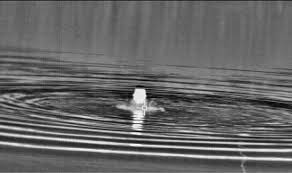
#> input picture images/lake.jpg, 292 x 173 px
$ python main.py   (older library calls are emulated)
#> lines starting #> are read from the running program, lines starting #| are printed output that depends on the picture
### process.py
import cv2

def process_infrared_image(image_path, processing_steps, background_image=None):
    """
    Processes an infrared image using a custom sequence of steps.

    Parameters:
    - image_path (str): Path to the infrared image.
    - processing_steps (list): A list of functions to apply sequentially to the image.
    - background_image (numpy.ndarray, optional): Optional background image for subtraction.

    Returns:
    - numpy.ndarray: Processed image after applying all steps.
    """
#> called with image_path = './images/lake.jpg'
    # Load the image
    image = cv2.imread(image_path, cv2.IMREAD_GRAYSCALE)
#> image is the input picture: shape (173, 292); min 0, max 255, mean 102
    if image is None:
        raise FileNotFoundError(f"Image at {image_path} could not be loaded.")

    # Apply each step sequentially
    for step in processing_steps:
        if callable(step):
            image = step(image)
        else:
            raise ValueError(f"Step {step} is not callable.")
#> this loop made 5 passes
#> pass 1, in fsr_upscale, `upscaled = cv2.resize(image, None, fx=scale, fy=scale, interpolation=c..`:
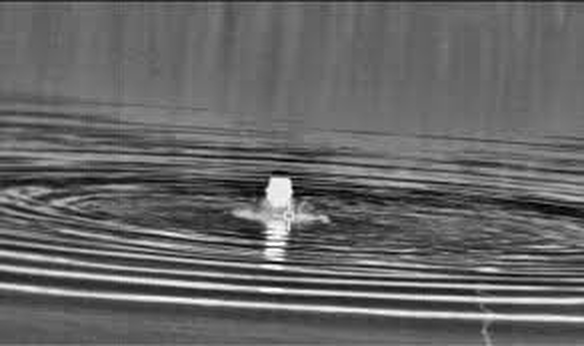
#> upscaled: shape (346, 584); min 0, max 255, mean 102
#> pass 1, in fsr_upscale, `detail = upscaled_f - lowpass`:
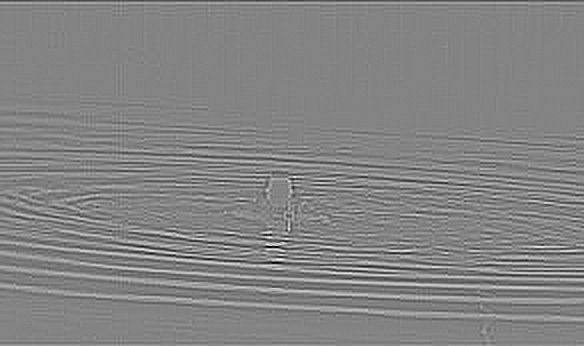
#> detail: shape (346, 584) float32; min -25.06, max 23.38, mean 0; drawn with min black and max white
#> after the loop:
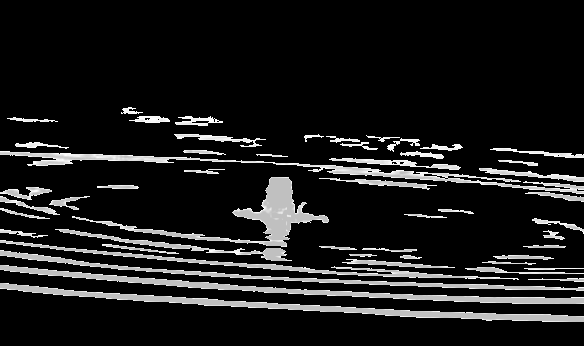
#> image: shape (346, 584); min 0, max 255, mean 27.3

    return image

### functions.py
import cv2
import numpy as np

# Utility Functions
def normalize_image(image):
    """Normalizes an infrared image to the range 0-255 for display."""
    normalized = cv2.normalize(image, None, 0, 1, cv2.NORM_MINMAX, dtype=cv2.CV_32F)
    rescaled = (normalized * 255).astype(np.uint8)
    return rescaled

def invert_brightness_weight(image, intensity_threshold=10, smoothing_factor=1):
    """Suppress bright pixels and amplify dim ones via compressive weighting."""
    image = image.astype(np.float32)
    filtered_image = np.where(
        image > intensity_threshold,
        image / ((image + smoothing_factor)**2),
        0
    )
    filtered_image = cv2.normalize(filtered_image, None, 0, 255, cv2.NORM_MINMAX).astype(np.uint8)
    return filtered_image

def clean_artifacts(image, min_area=50, fill_holes=True):
    """
    Remove noise artifacts and fill gaps using connected component analysis.

    Unlike morphological filtering, this preserves original pixel values in the
    subject by operating on a binary mask rather than the grayscale data directly.

    Parameters:
    - min_area: components smaller than this (in pixels) are treated as noise
    - fill_holes: if True, fills interior holes in the largest components
    """
    _, binary = cv2.threshold(image, 0, 255, cv2.THRESH_BINARY + cv2.THRESH_OTSU)

    num_labels, labels, stats, _ = cv2.connectedComponentsWithStats(binary, connectivity=8)

    mask = np.zeros_like(binary)
    for i in range(1, num_labels):
        if stats[i, cv2.CC_STAT_AREA] >= min_area:
            mask[labels == i] = 255

    if fill_holes:
        contours, _ = cv2.findContours(mask, cv2.RETR_EXTERNAL, cv2.CHAIN_APPROX_SIMPLE)
        cv2.drawContours(mask, contours, -1, 255, thickness=cv2.FILLED)

    result = cv2.bitwise_and(image, mask)
    return result

def threshold_brightness(image, threshold=155, dim_factor=0.5, boost_factor=1.25):
    """
    Separate bright subjects from dark background by pushing them apart.

    Pixels below the threshold are dimmed, pixels above are boosted.
    The result is normalized back to 0-255.

    Parameters:
    - threshold: intensity cutoff (0-255)
    - dim_factor: multiplier for pixels below threshold (< 1.0 darkens)
    - boost_factor: multiplier for pixels above threshold (> 1.0 brightens)
    """
    img = image.astype(np.float32)
    result = np.where(img < threshold, img * dim_factor, img * boost_factor)
    return np.clip(result, 0, 255).astype(np.uint8)

def fsr_upscale(image, scale=1, sharpness=0.8, noise_sensitivity=40.0):
    """
    FSR 1.0-inspired spatial upscaling with contrast-adaptive sharpening.

    EASU pass: Lanczos interpolation preserves edges better than bilinear/bicubic.
    RCAS pass: sharpens detail while suppressing amplification in noisy/flat regions
    by weighting the unsharp mask inversely with local standard deviation.

    Parameters:
    - scale: upscale factor (e.g. 2 = double resolution)
    - sharpness: strength of the RCAS sharpening pass (0.0-2.0)
    - noise_sensitivity: higher values reduce sharpening in noisy regions
    """
    upscaled = cv2.resize(image, None, fx=scale, fy=scale,
                          interpolation=cv2.INTER_LANCZOS4)

    img_min, img_max = int(upscaled.min()), int(upscaled.max())
    if img_min == img_max:
        return upscaled
    if img_max - img_min < 128:
        upscaled = cv2.normalize(upscaled, None, 0, 255, cv2.NORM_MINMAX, dtype=cv2.CV_8U)

    upscaled_f = upscaled.astype(np.float32)
    lowpass = cv2.GaussianBlur(upscaled_f, (3, 3), 0)
    detail = upscaled_f - lowpass

    local_variance = cv2.GaussianBlur(detail ** 2, (7, 7), 0)
    local_std = np.sqrt(np.maximum(local_variance, 0))
    weight = sharpness / (1.0 + local_std / noise_sensitivity)

    sharpened = np.clip(upscaled_f + detail * weight, 0, 255)
    return sharpened.astype(np.uint8)

### steps.py


# Step Functions
from functions import clean_artifacts, fsr_upscale, invert_brightness_weight, normalize_image, threshold_brightness


def step_normalize(image):
    """Normalize the image to 0-255."""
    return normalize_image(image)


def step_invert_brightness_weight(image, intensity_threshold=155, smoothing_factor=1):
    """Suppress bright pixels and amplify dim ones via compressive weighting."""
    return invert_brightness_weight(image, intensity_threshold=intensity_threshold, smoothing_factor=smoothing_factor)

def step_clean_artifacts(image, min_area=50, fill_holes=True):
    """Remove noise dots and fill gaps in subject silhouettes."""
    return clean_artifacts(image, min_area=min_area, fill_holes=fill_holes)

def step_threshold_brightness(image, threshold=128, dim_factor=0.5, boost_factor=1.5):
    """Dim pixels below threshold and boost pixels above it."""
    return threshold_brightness(image, threshold=threshold, dim_factor=dim_factor, boost_factor=boost_factor)

def step_fsr_upscale(image, scale=2, sharpness=0.8, noise_sensitivity=25.0):
    """Upscale and sharpen using FSR 1.0-inspired spatial upscaling."""
    return fsr_upscale(image, scale=scale, sharpness=sharpness, noise_sensitivity=noise_sensitivity)

### main.py
import cv2
from process import process_infrared_image
from steps import step_clean_artifacts, step_fsr_upscale, step_invert_brightness_weight, step_normalize, step_threshold_brightness


if __name__ == "__main__":
    # Provide the path to your infrared image
    image_path = "./images/lake.jpg"

    # Define the custom steps
    custom_steps = [
        # upscale the image using FSR (this is kludgey but it works)
        step_fsr_upscale,
        # normalize the image to 0-255 (makes it a bit easier to calculate the threshold and brightness)
        step_normalize,
        # make the bright subjects brighter and the dark background darker to separate them.
        # Basically, since we don't have distance data for the inverse square law
        # we need to use a threshold to separate the subjects from the background.
        # (optional as this kinda whitewashes the image but helps the invert step if done right)
        step_threshold_brightness,
        # suppress bright pixels and amplify dim ones. This is a simple way to separate the subjects from the background.
        step_invert_brightness_weight,
        # clean the image from artifacts like random noise and small objects
        step_clean_artifacts,
    ]

    try:
        # Process the image with the custom steps
        processed_image = process_infrared_image(image_path, processing_steps=custom_steps)

        # Display the final processed image
        cv2.imshow('Processed Infrared Image', processed_image)
        cv2.waitKey(0)
        cv2.destroyAllWindows()
    except FileNotFoundError as e:
        print(f"Error: {e}")
    except ValueError as e:
        print(f"Invalid step configuration: {e}")

$ run again, with images/field.jpg copied over images/lake.jpg
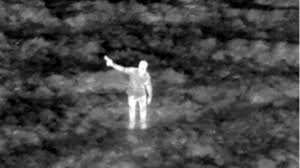
#> input picture images/field.jpg, 300 x 168 px
#> in process_infrared_image, image is the input picture: shape (168, 300); min 0, max 255, mean 68.8
#> the loop in process_infrared_image, `for step in processing_steps:` made 5 passes
#> pass 1, in fsr_upscale, `detail = upscaled_f - lowpass`:
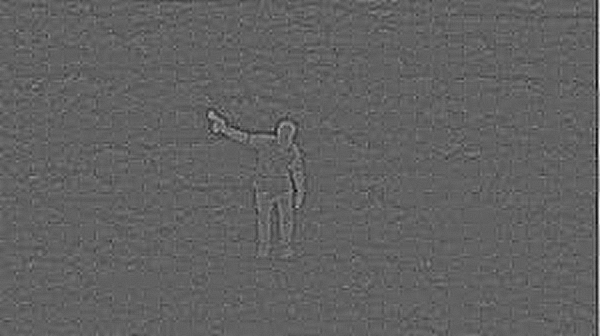
#> detail: shape (336, 600) float32; min -13.5, max 21.75, mean 0; drawn with min black and max white
#> after the loop in process_infrared_image, `for step in processing_steps:`:
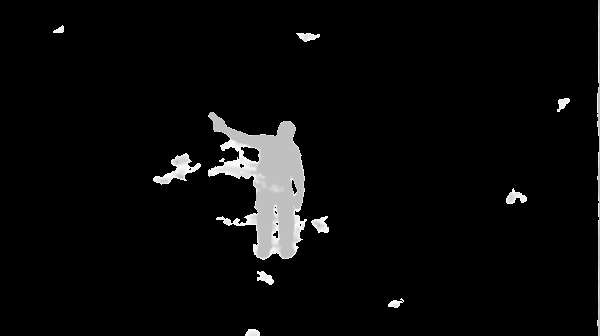
#> image: shape (336, 600); min 0, max 255, mean 10

$ run again, with images/noisy.jpg copied over images/lake.jpg
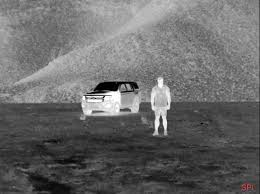
#> input picture images/noisy.jpg, 260 x 194 px
#> the loop in process_infrared_image, `for step in processing_steps:` made 5 passes
#> pass 1, in fsr_upscale, `detail = upscaled_f - lowpass`:
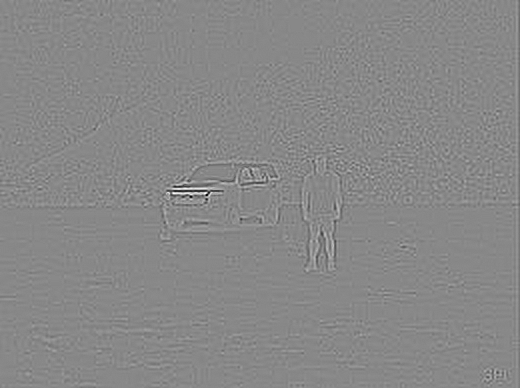
#> detail: shape (388, 520) float32; min -42.94, max 37.44, mean 0; drawn with min black and max white
#> after the loop in process_infrared_image, `for step in processing_steps:`:
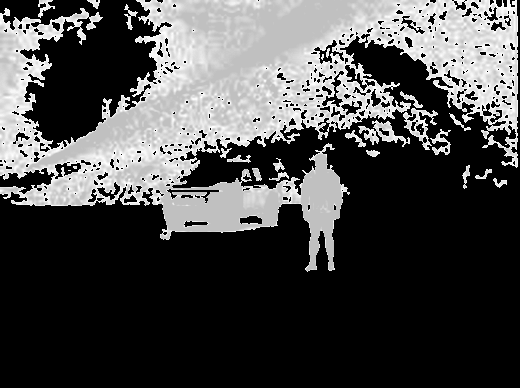
#> image: shape (388, 520); min 0, max 255, mean 72.7

$ run again, with images/ocean.jpg copied over images/lake.jpg
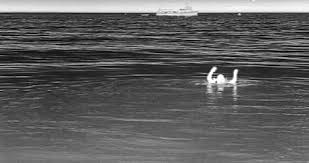
#> input picture images/ocean.jpg, 309 x 163 px
#> in process_infrared_image, image is the input picture: shape (163, 309); min 0, max 255, mean 93.4
#> the loop in process_infrared_image, `for step in processing_steps:` made 5 passes
#> pass 1, in fsr_upscale, `detail = upscaled_f - lowpass`:
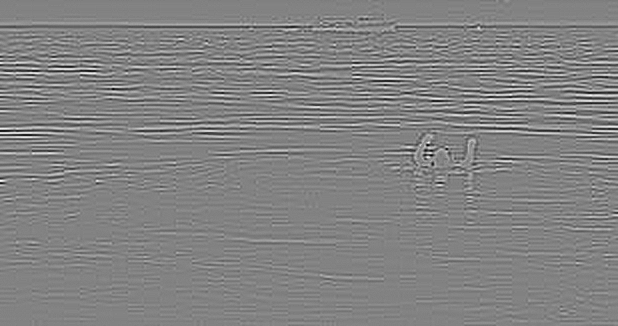
#> detail: shape (326, 618) float32; min -27, max 25.75, mean 0; drawn with min black and max white
#> after the loop in process_infrared_image, `for step in processing_steps:`:
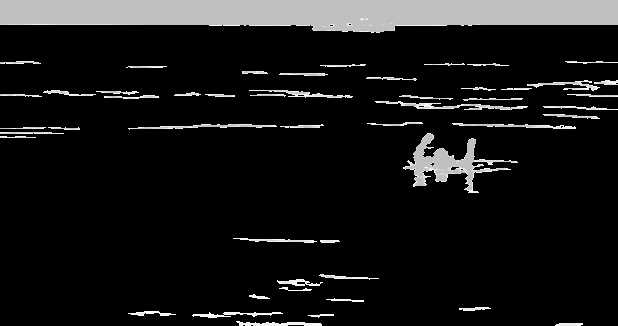
#> image: shape (326, 618); min 0, max 255, mean 24.2
